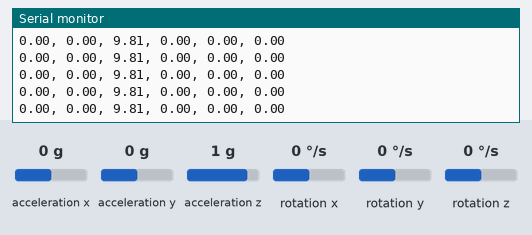
This sketch was run on a simulated Arduino Uno, built with avr-gcc and run on an emulated ATmega328P. On the bench: the last lines printed to the serial monitor. Inputs (shaded band) come from the test bench; at power-on: acceleration x 0 g, acceleration y 0 g, acceleration z 1 g, rotation x 0 °/s, rotation y 0 °/s, rotation z 0 °/s.

Above: at 1.2 s.
1.3 s: acceleration x set to -1.4 g
At 1.39 s:
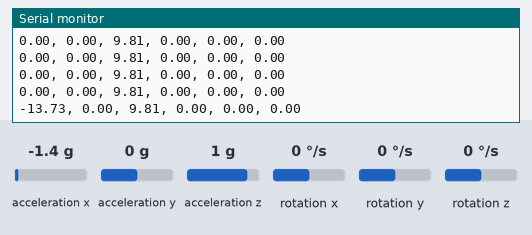
2.8 s: acceleration y set to -1.4 g
At 2.87 s:
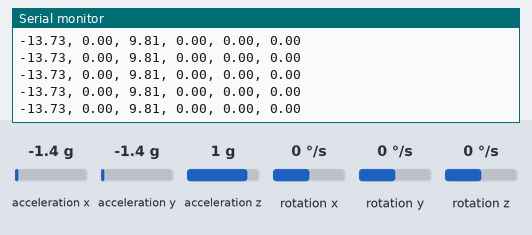
4.3 s: acceleration z set to -1.4 g
At 4.36 s:
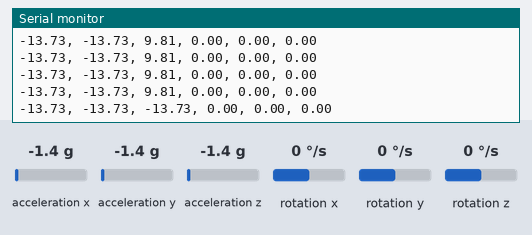
5.8 s: rotation x set to -192 °/s
At 5.85 s:
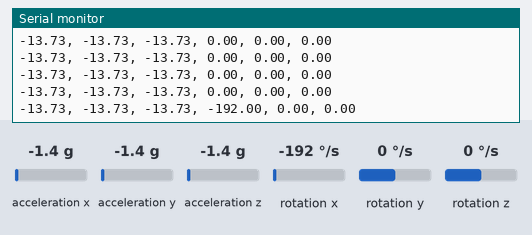
7.3 s: rotation y set to -192 °/s
At 7.34 s:
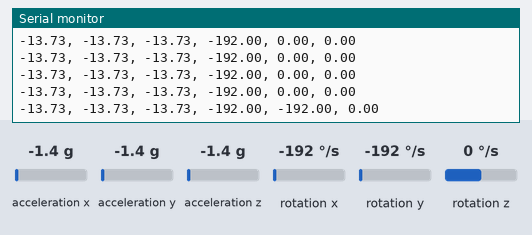

Measured:
- after the input at 1.3 s, the serial monitor: prints a new line after 0.08 s (image 1)
- after the input at 4.3 s, the serial monitor: prints a new line after 0.06 s (image 3)
- after the input at 5.8 s, the serial monitor: prints a new line after 0.05 s (image 4)
- after the input at 7.3 s, the serial monitor: prints a new line at once (image 5)

The sketch:

MPU6050_To_MATLAB.ino
```cpp
#define G     9.81

#include <Wire.h>
#include <MPU6050.h>

void EulerToQuaternion(double phi, double theta, double psi);

MPU6050 mpu;

// Timers
unsigned long timer = 0;
int timeStep = 0.02;

// Pitch, Roll
double roll = 0, pitch = 0;

double acc_roll = 0, acc_pitch = 0;

double gyro_roll = 0, gyro_pitch = 0, gyro_yaw = 0;
double prev_gyro_roll = 0, prev_gyro_pitch = 0, prev_gyro_yaw = 0;

double cosRoll = 0, cosPitch = 0;
double sinRoll = 0, sinPitch = 0;
double tanRoll = 0, tanPitch = 0;

//Quaternion
double q[4] = {0,};


void setup()
{
  Serial.begin(115200);

  Serial.println("Initialize MPU6050");

  while(!mpu.begin(MPU6050_SCALE_2000DPS, MPU6050_RANGE_2G))
  {
    Serial.println("Could not find a valid MPU6050 sensor, check wiring!");
    delay(500);
  }

  // Calibrate gyroscope. The calibration must be at rest.
  // If you don't want calibrate, comment this line.
  mpu.calibrateGyro();

  // Set threshold sensivty. Default 3.
  // If you don't want use threshold, comment this line or set 0.
  mpu.setThreshold(3);
}

void loop()
{
  timer = millis();

  // Read normalized values
  Vector normAccel = mpu.readNormalizeAccel();
  Vector normGyro = mpu.readNormalizeGyro();

  // Output
  Serial.print(normAccel.XAxis);
  Serial.print(", ");
  Serial.print(normAccel.YAxis);
  Serial.print(", ");
  Serial.print(normAccel.ZAxis);

  Serial.print(", ");
  Serial.print(normGyro.XAxis);
  Serial.print(", ");
  Serial.print(normGyro.YAxis);
  Serial.print(", ");
  Serial.print(normGyro.ZAxis);

  Serial.println();

  delay(100);
}
```
